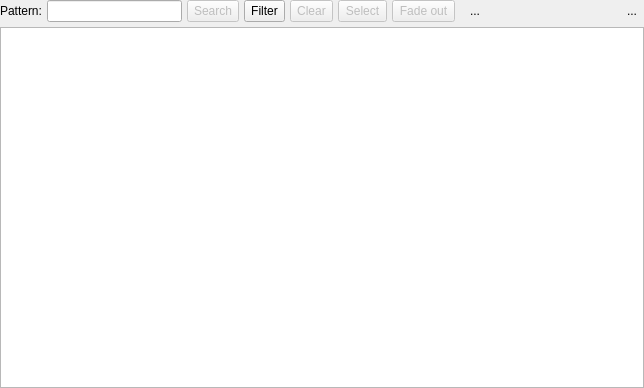
<?xml version="1.0" encoding="UTF-8"?>
<ui version="4.0">
 <class>ObjectSearchWidget</class>
 <widget class="QWidget" name="ObjectSearchWidget">
  <property name="geometry">
   <rect>
    <x>0</x>
    <y>0</y>
    <width>644</width>
    <height>388</height>
   </rect>
  </property>
  <property name="minimumSize">
   <size>
    <width>0</width>
    <height>230</height>
   </size>
  </property>
  <property name="baseSize">
   <size>
    <width>650</width>
    <height>0</height>
   </size>
  </property>
  <property name="windowTitle">
   <string>Form</string>
  </property>
  <layout class="QVBoxLayout" name="verticalLayout">
   <property name="spacing">
    <number>5</number>
   </property>
   <property name="leftMargin">
    <number>0</number>
   </property>
   <property name="topMargin">
    <number>0</number>
   </property>
   <property name="rightMargin">
    <number>0</number>
   </property>
   <property name="bottomMargin">
    <number>0</number>
   </property>
   <item>
    <layout class="QHBoxLayout" name="horizontalLayout">
     <property name="spacing">
      <number>5</number>
     </property>
     <property name="leftMargin">
      <number>0</number>
     </property>
     <property name="topMargin">
      <number>0</number>
     </property>
     <property name="rightMargin">
      <number>0</number>
     </property>
     <property name="bottomMargin">
      <number>0</number>
     </property>
     <item>
      <widget class="QLabel" name="pattern_lbl">
       <property name="sizePolicy">
        <sizepolicy hsizetype="Fixed" vsizetype="Preferred">
         <horstretch>0</horstretch>
         <verstretch>0</verstretch>
        </sizepolicy>
       </property>
       <property name="text">
        <string>Pattern:</string>
       </property>
      </widget>
     </item>
     <item>
      <widget class="QLineEdit" name="pattern_edt">
       <property name="sizePolicy">
        <sizepolicy hsizetype="Expanding" vsizetype="Fixed">
         <horstretch>0</horstretch>
         <verstretch>0</verstretch>
        </sizepolicy>
       </property>
       <property name="minimumSize">
        <size>
         <width>0</width>
         <height>0</height>
        </size>
       </property>
       <property name="clearButtonEnabled">
        <bool>true</bool>
       </property>
      </widget>
     </item>
     <item>
      <widget class="QToolButton" name="search_btn">
       <property name="enabled">
        <bool>false</bool>
       </property>
       <property name="sizePolicy">
        <sizepolicy hsizetype="Preferred" vsizetype="Preferred">
         <horstretch>0</horstretch>
         <verstretch>0</verstretch>
        </sizepolicy>
       </property>
       <property name="minimumSize">
        <size>
         <width>0</width>
         <height>0</height>
        </size>
       </property>
       <property name="text">
        <string>Search</string>
       </property>
       <property name="icon">
        <iconset resource="../../res/resources.qrc">
         <normaloff>:/icons/icons/objselect.png</normaloff>:/icons/icons/objselect.png</iconset>
       </property>
       <property name="iconSize">
        <size>
         <width>25</width>
         <height>25</height>
        </size>
       </property>
       <property name="shortcut">
        <string>Return, Enter</string>
       </property>
       <property name="toolButtonStyle">
        <enum>Qt::ToolButtonTextBesideIcon</enum>
       </property>
      </widget>
     </item>
     <item>
      <widget class="QToolButton" name="filter_btn">
       <property name="enabled">
        <bool>true</bool>
       </property>
       <property name="sizePolicy">
        <sizepolicy hsizetype="Preferred" vsizetype="Preferred">
         <horstretch>0</horstretch>
         <verstretch>0</verstretch>
        </sizepolicy>
       </property>
       <property name="minimumSize">
        <size>
         <width>0</width>
         <height>0</height>
        </size>
       </property>
       <property name="toolTip">
        <string>Defines the search filter</string>
       </property>
       <property name="text">
        <string>Filter</string>
       </property>
       <property name="icon">
        <iconset resource="../../res/resources.qrc">
         <normaloff>:/icons/icons/filter.png</normaloff>:/icons/icons/filter.png</iconset>
       </property>
       <property name="iconSize">
        <size>
         <width>25</width>
         <height>25</height>
        </size>
       </property>
       <property name="checkable">
        <bool>false</bool>
       </property>
       <property name="popupMode">
        <enum>QToolButton::InstantPopup</enum>
       </property>
       <property name="toolButtonStyle">
        <enum>Qt::ToolButtonTextBesideIcon</enum>
       </property>
      </widget>
     </item>
     <item>
      <widget class="QToolButton" name="clear_res_btn">
       <property name="enabled">
        <bool>false</bool>
       </property>
       <property name="sizePolicy">
        <sizepolicy hsizetype="Preferred" vsizetype="Preferred">
         <horstretch>0</horstretch>
         <verstretch>0</verstretch>
        </sizepolicy>
       </property>
       <property name="minimumSize">
        <size>
         <width>0</width>
         <height>0</height>
        </size>
       </property>
       <property name="toolTip">
        <string>Clears the search results</string>
       </property>
       <property name="text">
        <string>Clear</string>
       </property>
       <property name="icon">
        <iconset resource="../../res/resources.qrc">
         <normaloff>:/icons/icons/delete.png</normaloff>:/icons/icons/delete.png</iconset>
       </property>
       <property name="iconSize">
        <size>
         <width>25</width>
         <height>25</height>
        </size>
       </property>
       <property name="toolButtonStyle">
        <enum>Qt::ToolButtonTextBesideIcon</enum>
       </property>
      </widget>
     </item>
     <item>
      <widget class="QToolButton" name="select_btn">
       <property name="enabled">
        <bool>false</bool>
       </property>
       <property name="sizePolicy">
        <sizepolicy hsizetype="Preferred" vsizetype="Preferred">
         <horstretch>0</horstretch>
         <verstretch>0</verstretch>
        </sizepolicy>
       </property>
       <property name="minimumSize">
        <size>
         <width>0</width>
         <height>0</height>
        </size>
       </property>
       <property name="toolTip">
        <string>(Un)selects the graphical objects in the results grid</string>
       </property>
       <property name="text">
        <string>Select</string>
       </property>
       <property name="icon">
        <iconset resource="../../res/resources.qrc">
         <normaloff>:/icons/icons/selectmove.png</normaloff>:/icons/icons/selectmove.png</iconset>
       </property>
       <property name="iconSize">
        <size>
         <width>25</width>
         <height>25</height>
        </size>
       </property>
       <property name="checkable">
        <bool>false</bool>
       </property>
       <property name="popupMode">
        <enum>QToolButton::InstantPopup</enum>
       </property>
       <property name="toolButtonStyle">
        <enum>Qt::ToolButtonTextBesideIcon</enum>
       </property>
      </widget>
     </item>
     <item>
      <widget class="QToolButton" name="fade_btn">
       <property name="enabled">
        <bool>false</bool>
       </property>
       <property name="sizePolicy">
        <sizepolicy hsizetype="Preferred" vsizetype="Preferred">
         <horstretch>0</horstretch>
         <verstretch>0</verstretch>
        </sizepolicy>
       </property>
       <property name="minimumSize">
        <size>
         <width>0</width>
         <height>0</height>
        </size>
       </property>
       <property name="toolTip">
        <string>Fades outs all the graphical objects in the results grid (or those not listed). The current fade in/out state of all objects is modified.</string>
       </property>
       <property name="text">
        <string>Fade out</string>
       </property>
       <property name="icon">
        <iconset resource="../../res/resources.qrc">
         <normaloff>:/icons/icons/fadeout.png</normaloff>:/icons/icons/fadeout.png</iconset>
       </property>
       <property name="iconSize">
        <size>
         <width>25</width>
         <height>25</height>
        </size>
       </property>
       <property name="checkable">
        <bool>false</bool>
       </property>
       <property name="popupMode">
        <enum>QToolButton::InstantPopup</enum>
       </property>
       <property name="toolButtonStyle">
        <enum>Qt::ToolButtonTextBesideIcon</enum>
       </property>
      </widget>
     </item>
     <item>
      <widget class="QLabel" name="found_lbl">
       <property name="sizePolicy">
        <sizepolicy hsizetype="Fixed" vsizetype="Preferred">
         <horstretch>0</horstretch>
         <verstretch>0</verstretch>
        </sizepolicy>
       </property>
       <property name="text">
        <string>...</string>
       </property>
       <property name="indent">
        <number>10</number>
       </property>
      </widget>
     </item>
     <item>
      <spacer name="horizontalSpacer">
       <property name="orientation">
        <enum>Qt::Horizontal</enum>
       </property>
       <property name="sizeType">
        <enum>QSizePolicy::Expanding</enum>
       </property>
       <property name="sizeHint" stdset="0">
        <size>
         <width>40</width>
         <height>20</height>
        </size>
       </property>
      </spacer>
     </item>
     <item>
      <widget class="QToolButton" name="hide_tb">
       <property name="toolTip">
        <string>Hide this widget</string>
       </property>
       <property name="text">
        <string>...</string>
       </property>
       <property name="icon">
        <iconset resource="../../res/resources.qrc">
         <normaloff>:/icons/icons/close1.png</normaloff>:/icons/icons/close1.png</iconset>
       </property>
       <property name="iconSize">
        <size>
         <width>20</width>
         <height>20</height>
        </size>
       </property>
       <property name="shortcut">
        <string>Esc</string>
       </property>
       <property name="autoRaise">
        <bool>true</bool>
       </property>
      </widget>
     </item>
    </layout>
   </item>
   <item>
    <widget class="QTableView" name="result_view">
     <property name="editTriggers">
      <set>QAbstractItemView::NoEditTriggers</set>
     </property>
     <property name="alternatingRowColors">
      <bool>true</bool>
     </property>
     <property name="selectionMode">
      <enum>QAbstractItemView::ExtendedSelection</enum>
     </property>
     <property name="selectionBehavior">
      <enum>QAbstractItemView::SelectItems</enum>
     </property>
     <property name="iconSize">
      <size>
       <width>22</width>
       <height>22</height>
      </size>
     </property>
     <property name="sortingEnabled">
      <bool>true</bool>
     </property>
     <attribute name="horizontalHeaderCascadingSectionResizes">
      <bool>true</bool>
     </attribute>
     <attribute name="horizontalHeaderMinimumSectionSize">
      <number>30</number>
     </attribute>
     <attribute name="horizontalHeaderStretchLastSection">
      <bool>true</bool>
     </attribute>
     <attribute name="verticalHeaderVisible">
      <bool>true</bool>
     </attribute>
     <attribute name="verticalHeaderMinimumSectionSize">
      <number>30</number>
     </attribute>
     <attribute name="verticalHeaderHighlightSections">
      <bool>false</bool>
     </attribute>
    </widget>
   </item>
  </layout>
 </widget>
 <tabstops>
  <tabstop>pattern_edt</tabstop>
  <tabstop>search_btn</tabstop>
  <tabstop>filter_btn</tabstop>
  <tabstop>clear_res_btn</tabstop>
  <tabstop>select_btn</tabstop>
  <tabstop>fade_btn</tabstop>
  <tabstop>hide_tb</tabstop>
 </tabstops>
 <resources>
  <include location="../../res/resources.qrc"/>
  <include location="../../res/resources.qrc"/>
 </resources>
 <connections/>
</ui>
